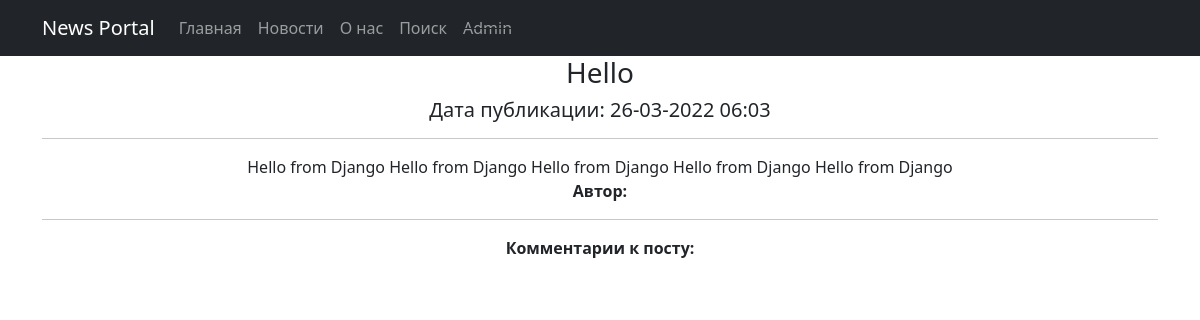
The app's page /news/9 with its own data.
### NewsPortalApp/models.py (models this page shows, shortened)
class Post(models.Model):
    author_connect = models.ForeignKey(Author, on_delete=models.CASCADE)
    NEWS = 'NW'
    ARTICLE = 'AR'
    CATEGORY_CHOISES = (
        (NEWS, 'Новость'),
        (ARTICLE, 'Статья')
    )
    category_type = models.CharField(max_length=2, choices=CATEGORY_CHOISES, default=ARTICLE)
    date_create = models.DateTimeField(auto_now_add=True, verbose_name='Дата публикации')
    post_category = models.ManyToManyField(Category, through='PostCategory')
    title = models.CharField(max_length=128, verbose_name='Заголовок')
    text = models.TextField(verbose_name='Текст')
    rating = models.SmallIntegerField(default=0)
    class Meta:
        verbose_name = 'Публикация'
        verbose_name_plural = 'Публикации'

### NewsPortalApp/views.py (the view)
# urls.py: path('<int:pk>', PostDetail.as_view()),
class PostDetail(DetailView):
    model = Post
    template_name = 'post.html'
    context_object_name = 'post'
    def get_context_data(self, **kwargs):
        context = super().get_context_data(**kwargs)
        context['objects'] = Post.objects.select_related().all()
        return context

### NewsPortalApp/templatetags/customfilters.py (called while the page is built)
@register.filter(name='censor')
def censor(text):
    replace_values = {'lol': 'l**', 'bot': 'b**'}
    for i, j in replace_values.items():
        text = text.replace(i, j)
    return text

### templates/post.html (shortened to what this page needs)
{% extends 'flatpages/default.html' %}
{% load customfilters %}
{% block content %}
<h3>{{ post.title|censor }}</h3>
<h5>Дата публикации: {{ post.date_create|date:'d-m-Y h:m' }}</h5>
<hr>
{{ post.text|censor }}
<br><b>Автор: {{ author.user.username }}</b>
<hr><b>Комментарии к посту:</b>
{% endblock content %}

### records on screen
Post: title|censor "Hello", date_create "26-03-2022 06:03", text|censor "Hello from Django Hello from Django Hello from Django Hello from Django Hello from Django"
